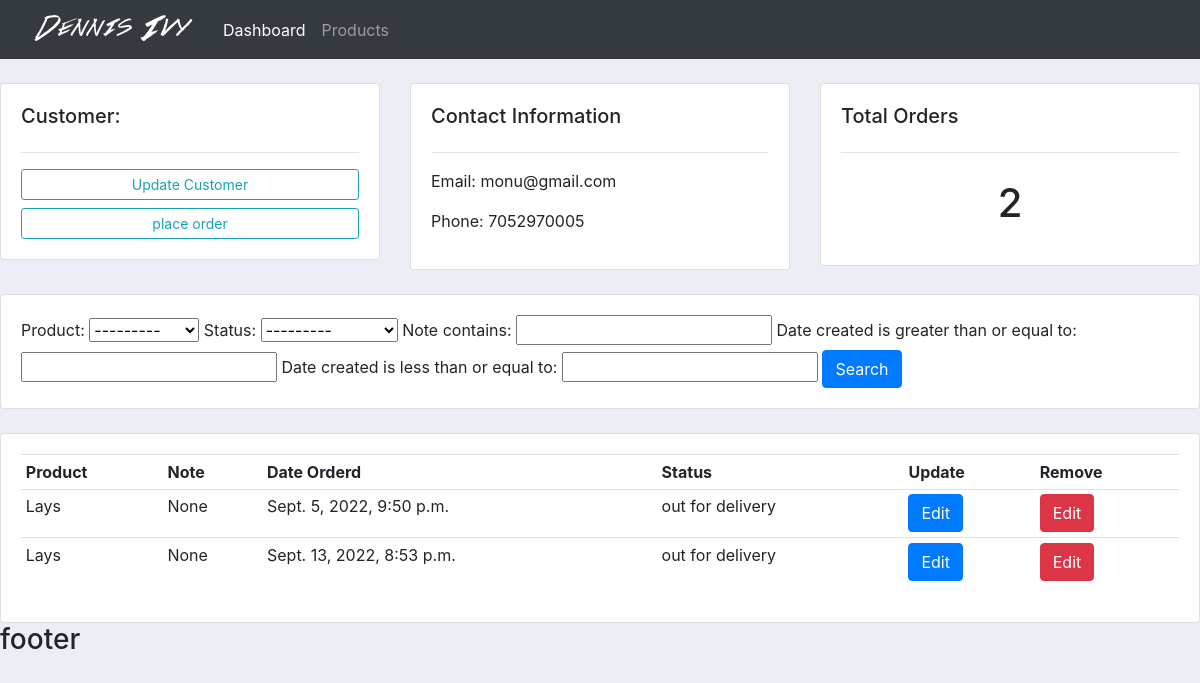
The app's page /customer/1/ with its own data.
### dashboard/models.py (models this page shows, shortened)
class Customer(models.Model):
    name = models.CharField(max_length=200, null=True)
    phone = models.CharField(max_length=200, null=True)
    email = models.CharField(max_length=200, null=True)
    date_created = models.DateTimeField(auto_now_add=True, null=True)

class Order(models.Model):
    STATUS=(
        ('Pending', 'Pending'),
        ('out for delivery', 'out for delivery'),
        ('Delivered', 'Delivered'),
    )
    customer = models.ForeignKey(Customer, null=True, on_delete= models.SET_NULL)
    product = models.ForeignKey(Product, null=True, on_delete= models.SET_NULL)
    status= models.CharField(max_length=200, null=True,choices=STATUS)
    date_created= models.DateTimeField(auto_now_add=True, null=True)
    note= models.CharField(max_length=200, null=True)

class Product(models.Model):
    CATEGORY=(
        ('Indoor', 'Indoor'),
        ('Out Door','Outdoor'),
    )
    name= models.CharField(max_length=200, null=True)
    price= models.FloatField(null=True)
    category= models.CharField(max_length=200, null=True,choices=CATEGORY)
    description= models.CharField(max_length=200, null=True)
    date_created= models.DateTimeField(auto_now_add=True, null=True)
    tags= models.ManyToManyField(Tag)
    def __str__(self):
        return self.name

### dashboard/views.py (the view)
# urls.py: path('customer/<str:pk_test>/', views.customer, name='customer'),
def customer(request, pk_test):
    customer = Customer.objects.get(id=pk_test)
    orders = customer.order_set.all()
    order_count = orders.count()
    myFilter = OrderFilter(request.GET, queryset=orders)
    orders = myFilter.qs
    context ={ 'customer': customer, 'orders': orders, 'order_count': order_count, 'myFilter': myFilter }
    return render(request, 'dashboard/customer.html',context)

### templates/dashboard/customer.html
{%  extends 'dashboard/base.html' %}
{% block content %}
	<br>
<div class="row">
	<div class="col-md">
		<div class="card card-body">
			<h5>Customer:</h5>
			<hr>
			<a class="btn btn-outline-info  btn-sm btn-block" href="">Update Customer</a>
			<a class="btn btn-outline-info  btn-sm btn-block" href="{% url 'create_order' customer.id %}">place order</a>
		</div>
	</div>
	<div class="col-md">
		<div class="card card-body">
			<h5>Contact Information</h5>
			<hr>
			<p>Email: {{customer.email}}</p>
			<p>Phone: {{customer.phone}}</p>
		</div>
	</div>
	<div class="col-md">
		<div class="card card-body">
			<h5>Total Orders</h5>
			<hr>
			<h1 style="text-align: center;padding: 10px"> {{order_count}}</h1>
		</div>
	</div>
</div>
<br>
<div class="row">
	<div class="col">
		<div class="card card-body">
			<form method="get">
				{{myFilter.form}}
		    <button class="btn btn-primary" type="submit">Search</button>
		  </form>
		</div>
	</div>
</div>
<br>
<div class="row">
	<div class="col-md">
		<div class="card card-body">
			<table class="table table-sm">
				<tr>
					<th>Product</th>
					<th>Note</th>
					<th>Date Orderd</th>
					<th>Status</th>
					<th>Update</th>
					<th>Remove</th>
				</tr>
				{% for order in orders %}
				<tr>
					<td>{{order.product}}</td>
					<td>{{order.note}}</td>
					<td>{{order.date_created}}</td>
					<td>{{order.status}}</td>
					<td > <a href="{% url 'update_order'  order.id %}" class="text-white  btn btn-primary">Edit</a> </td>
				    <td > <a href="{% url 'delete_order'  order.id %}" class="text-white  btn btn-danger">Edit</a></td>
				</tr>
				{% endfor %}
			</table>
		</div>
	</div>
</div>
{% endblock %}

### QeApp/static/css/base.css (style rules this page uses)
body { background-color: #ebeff5; }

### records on screen
Customer: email "monu@gmail.com", phone "7052970005"
Order: product "Lays", note "None", date_created "Sept. 5, 2022, 9:50 p.m.", status "out for delivery"
Order: product "Lays", note "None", date_created "Sept. 13, 2022, 8:53 p.m.", status "out for delivery"

### other values on screen
{{ order_count }} "2"
